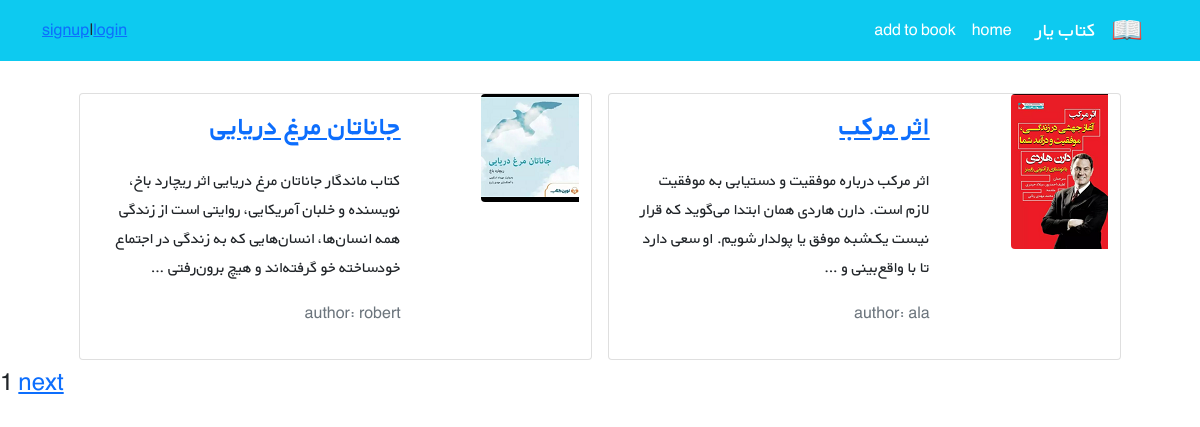
The page /books/ on the database its author committed.
### books/models.py (models this page shows, shortened)
class Book(models.Model):
    title = models.CharField(max_length=200)
    author = models.ForeignKey(get_user_model(), on_delete=models.CASCADE, related_name='books')
    description = models.TextField()
    price = models.PositiveIntegerField(default=0)
    cover = models.ImageField(upload_to='covers/', blank=True)
    datetime_created = models.DateTimeField(auto_now_add=True)
    datetime_modified = models.DateTimeField(auto_now=True)
    active = models.BooleanField(default=True)
    def get_absolute_url(self):
        return reverse('book_detail', args=[self.id])

### accounts/models.py (models this page shows)
class CustomUser(AbstractUser):
    pass

### books/views.py (the view)
# urls.py: path('', views.BookListView.as_view(), name='book_list'),
class BookListView(generic.ListView):
    model = Book
    template_name = 'books/book_list.html'
    context_object_name = 'books'
    paginate_by = 2

### books/templates/books/book_list.html (shortened to what this page needs)
{% extends '_base.html' %}
{% block content %}
    <div class="container mt-4">
        <div class="row flex-row-reverse justify-content-md-center">
            {% for book in books %}
                <div class="card m-2" style="max-width: 45%">
                    <div class="row g-0 h-100" dir="rtl">
                        <div class="col-md-4">
                            {% if book.cover %}
                                <img src="{{ book.cover.url }}"
                                     class="img-fluid rounded-start" alt="...">
                            {% endif %}
                        </div>
                        <div class="col-md-8 h-100">
                            <div class="d-flex flex-column justify-content-between h-100">
                                <div class="card-body">
                                    <h3 class="card-title"><strong>
                                        <a href="{{ book.get_absolute_url }}">{{ book.title }}</a></strong></h3>
                                    <p class="card-text pt-3">{{ book.description|truncatewords:30 }}</p>
                                    <p class="text-muted">author: {{ book.author }}</p>
                                </div>
                            </div>
                        </div>
                    </div>
                </div>
            {% endfor %}
        </div>
    </div>
    <h4>
        {{ page_obj.number }}
        {% if page_obj.has_next %}
            <a href="?page={{ page_obj.next_page_number }}">next</a>
        {% endif %}
    </h4>
{% endblock %}

### templates/_base.html (shortened to what this page needs)
{% load static %}
<!doctype html>
<html lang="en">
<head>
    <link href="https://cdn.jsdelivr.net/npm/bootstrap@5.1.3/dist/css/bootstrap.min.css" rel="stylesheet"
>
    <link rel="stylesheet" href="{% static "css/style.css" %}">
</head>
<body>
<nav class="navbar navbar-expand-lg navbar-dark bg-info" dir="rtl">
    <div class="container">
        <a class="navbar-brand" href="#">
            <img src="{% static "icons/book.png" %}" alt="" height="30"
                 class="d-inline-block align-text-top">
        </a>
        <a class="navbar-brand mx-3" href="#">کتاب یار</a>
        <div class="collapse navbar-collapse" id="navbarNavAltMarkup">
            <div class="navbar-nav">
                <a class="nav-link active" aria-current="page" href="{% url 'home' %}">home</a>
                <a class="nav-link active" aria-current="page" href="{% url 'book_create' %}">add to book</a>
            </div>
        </div>
        {% if user.is_authenticated %}
            welcome {{ user.username }} | <a href="{% url 'logout' %}">logged out</a>
        {% else %}
            <a href="{% url 'login' %}">login</a> | <a href="{% url "signup" %}"> signup</a>
        {% endif %}
</nav>
{% block content %}
{% endblock %}
</body>
</html>

### static/css/style.css (style rules this page uses)
* { font-family: 'BYekan', sans-serif; line-height: 1.8rem; }

### rows shown on the page
Book: cover (picture), title "اثر مرکب", description "اثر مرکب درباره موفقیت و دستیابی به موفقیت لازم است. دارن هاردی همان ابتدا می‌گوید که قرار نیست یک‌شبه موفق یا پولدار شویم. او سعی دارد تا با واقع‌بینی و …", author "ala"
Book: cover (picture), title "جاناتان مرغ دریایی", description "کتاب ماندگار جاناتان مرغ دریایی اثر ریچارد باخ، نویسنده و خلبان آمریکایی، روایتی است از زندگی همه انسان‌ها، انسان‌هایی که به زندگی در اجتماع خودساخته خو گرفته‌اند و هیچ برون‌رفتی …", author "robert"

### other values the page prints
{{ page_obj.number }} "1"
